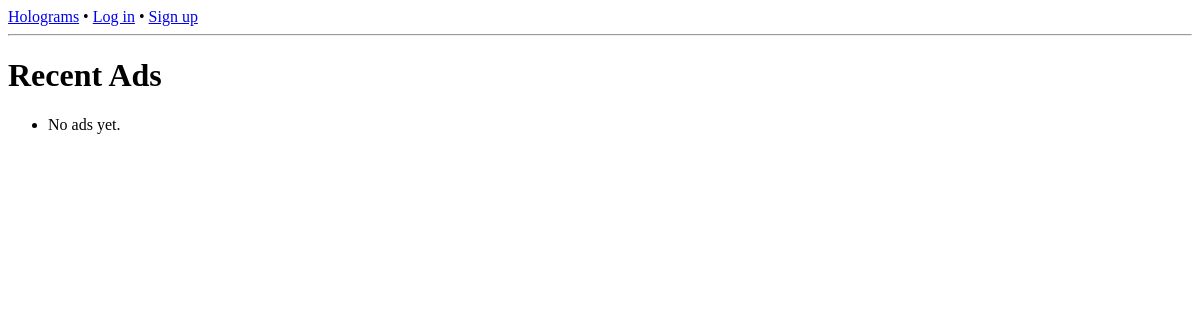
The page /ads/ on the database as committed earlier.
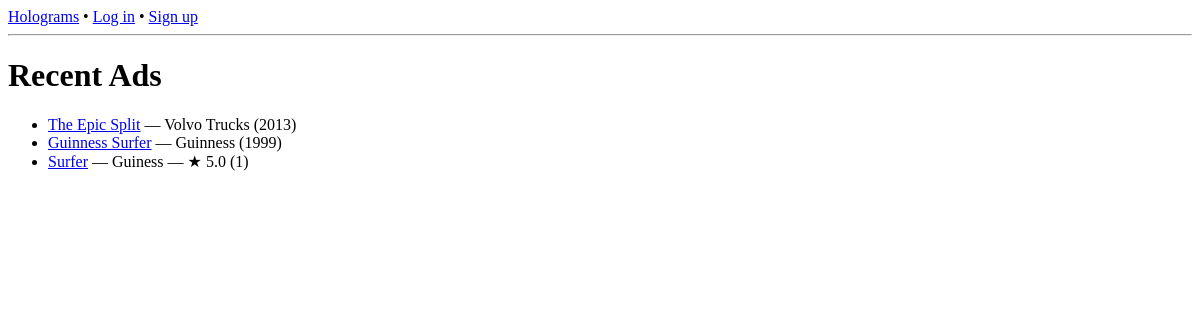
The same page on the database as committed later.
### core/models.py (models this page shows, shortened)
class Ad(models.Model):
    title = models.CharField(max_length=255)
    brand = models.ForeignKey(Brand, on_delete=models.PROTECT, related_name="ads")
    agency = models.ForeignKey(Agency, on_delete=models.PROTECT, related_name="ads",
                               null=True, blank=True)  # single lead agency (optional)
    year = models.PositiveIntegerField(null=True, blank=True)
    youtube_url = models.URLField(help_text="Paste a YouTube URL or ID")
    youtube_id = models.CharField(max_length=20, unique=True, db_index=True, editable=False)
    duration_sec = models.PositiveIntegerField(null=True, blank=True)
    tags = models.CharField(max_length=250, blank=True, help_text="Comma-separated")
    created_at = models.DateTimeField(auto_now_add=True)
    class Meta:
        indexes = [
            models.Index(fields=["youtube_id"]),
            models.Index(fields=["-year", "title"]),
        ]
        ordering = ["-year", "title"]

class Brand(models.Model):
    name = models.CharField(max_length=200, unique=True)
    website = models.URLField(blank=True)
    slug = models.SlugField(max_length=220, unique=True, blank=True)
    created_at = models.DateTimeField(auto_now_add=True)
    class Meta:
        ordering = ["name"]

### core/views.py (the view)
# urls.py: path("ads/", ad_list, name="ad_list"),
def ad_list(request):
    qs = (Ad.objects
          .select_related("brand", "agency")
          .annotate(avg_rating=Avg("reviews__rating"), num_reviews=Count("reviews"))
          .order_by("-year", "title")[:50])
    return render(request, "ads/list.html", {"ads": qs})

### templates/ads/list.html (shortened to what this page needs)
{% extends "base.html" %}
{% block content %}
<h1>Recent Ads</h1>
<ul>
  {% for ad in ads %}
    <li>
      <a href="{% url 'ad_detail' ad.pk %}">{{ ad.title }}</a>
      — {{ ad.brand.name }}{% if ad.year %} ({{ ad.year }}){% endif %}
      {% if ad.num_reviews %} — ★ {{ ad.avg_rating|floatformat:1 }} ({{ ad.num_reviews }}){% endif %}
    </li>
  {% empty %}
    <li>No ads yet.</li>
  {% endfor %}
</ul>
{% endblock %}

### templates/base.html (shortened to what this page needs)
<!doctype html>
<html lang="en">
  <head>
  </head>
  <body>
    <header>
        <a href="/ads/">Holograms</a>
{% if user.is_authenticated %}
  • Hello, {{ user.username }}
  — <a href="{% url 'profile_public' user.username %}">My profile</a>
  — <a href="{% url 'profile_edit' %}">Edit profile</a>
  — <a href="{% url 'logout' %}">Log out</a>
{% else %}
  • <a href="{% url 'login' %}">Log in</a>
  • <a href="{% url 'signup' %}">Sign up</a>
{% endif %}
      <hr>
    </header>
    {% block content %}{% endblock %}
  </body>
</html>

Rows that differ between the two databases and show on the page:
added Ad: title "The Epic Split", brand.name "Volvo Trucks", year "2013"
added Ad: title "Guinness Surfer", brand.name "Guinness", year "1999"
added Ad: title "Surfer", brand.name "Guiness", avg_rating "5.0", num_reviews "1"
Other text that changed with them:
text no longer shown: "No ads yet."
